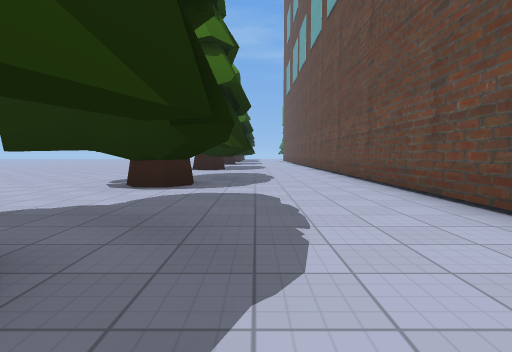
[1] (above)

14 first-person views from a walk through a level from a Godot 3-D game. The camera is 1.2 m above the floor, tilts 4° down and sees 80° across. The floor is counted in squares, 2 m on a side. Each view is taken from the middle of a square. On the plan, view 1 faces up. The plan holds only what a view shows up to about 9 squares ahead; the rest is blank. The place goes on beyond the plan. Some surface patterns are stand-ins.

[2]
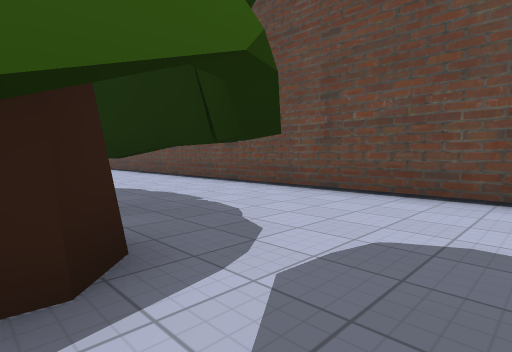

[3]
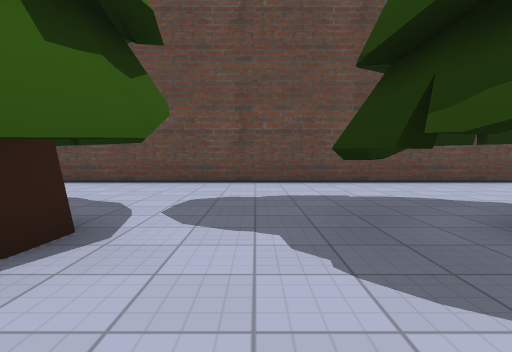

[4]
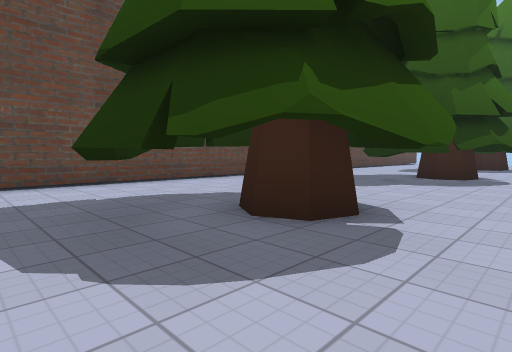

[5]
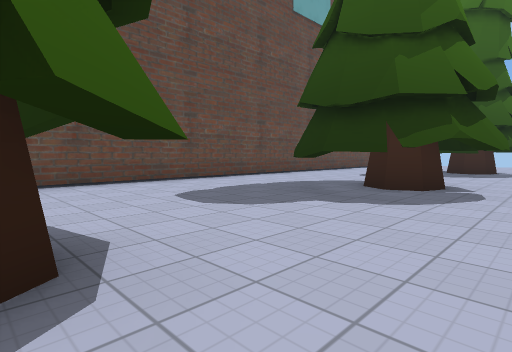

[6]
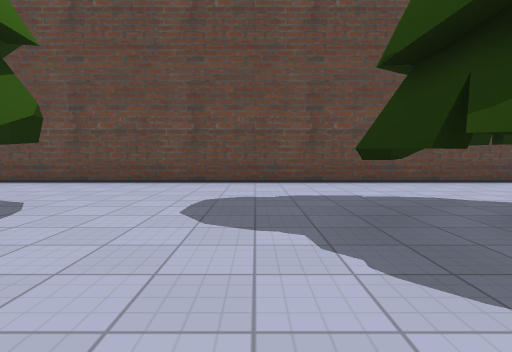

[7]
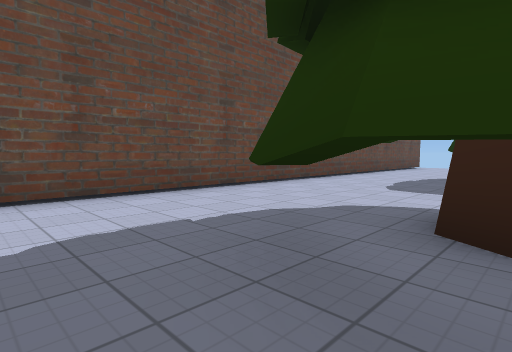

[8]
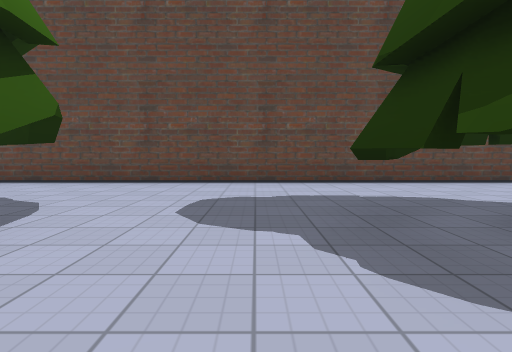

[9]
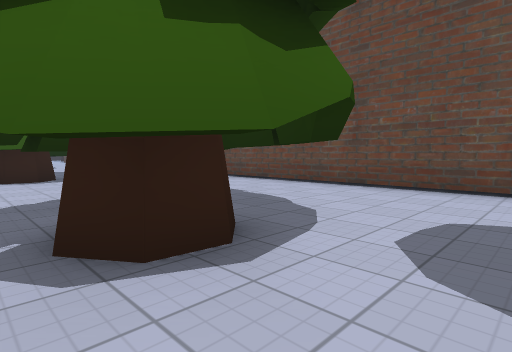

[10]
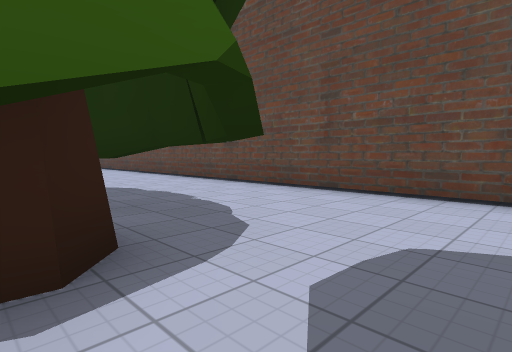

[11]
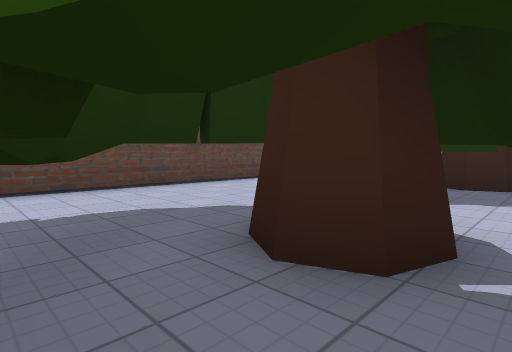

[12]
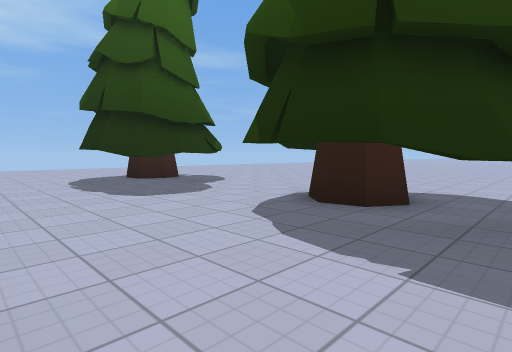

[13]
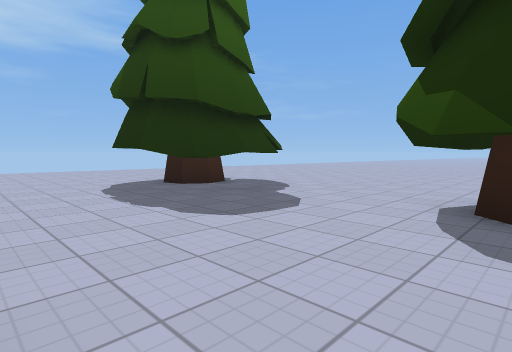

[14]
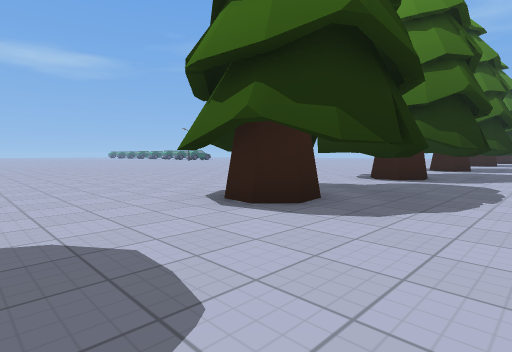

### Floor plan
Key: @ floor where view 1 was taken; # wall or solid block; . floor.
Columns run from 10 left of view 1 to 3 right of it. Each row starts with its distance up from view 1.
 14          #
 13          # ..
 12         ## ..#
 11         .....#
 10         .....#
  9    ..........#
  8    ....###...#
  7     ...####..#
  6      ..####..#
  5       ..#....#
  4       .......#
  3        .##...#
  2         ###..#
  1       .####..#
  0       .###@..#
 -1       .......#
 -2    ....###...#
 -3   .....####..#
 -4  ......####..#
 -5 ........#....#
 -6 .............#
 -7       .......#
 -8       ..##...#
 -9  ......####..#
-10  ......####..#
-11   ......##...#
-12   ...........#
-13   ...........#
-14    ....###...#
-15     ...####..#
-16      ..# ##..#

Where each view was taken, in squares from view 1:
view 1: 0 up, 0 right, facing up
view 2: 1 down, 2 left, facing up-right
view 3: 1 down, 4 left, facing right
view 4: 1 down, 4 left, facing down-right
view 5: 4 down, 4 left, facing down-right
view 6: 7 down, 4 left, facing right
view 7: 7 down, 2 left, facing down-right
view 8: 13 down, 4 left, facing right
view 9: 4 up, 3 left, facing up-right
view 10: 4 up, 2 left, facing up-right
view 11: 3 up, 3 left, facing down-right
view 12: 8 down, 2 right, facing down-left
view 13: 10 down, 2 right, facing down-left
view 14: 7 down, 1 right, facing up-left
